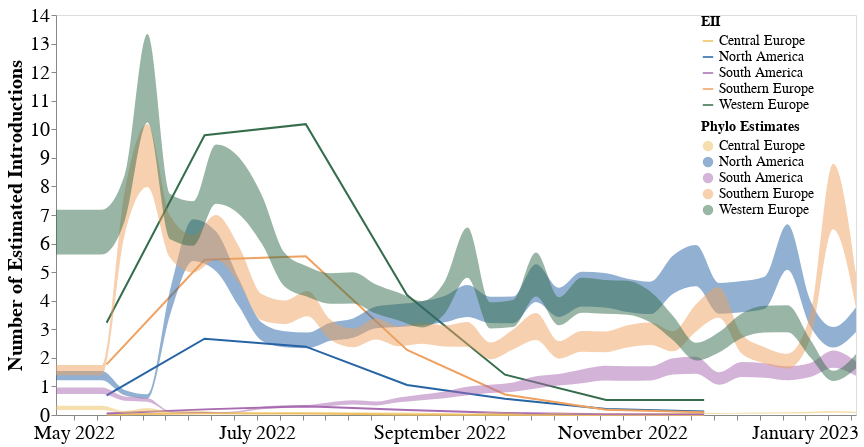

Here is the notebook cell this chart was saved with:
### Code cell
intro_plot = (eii_plot + south_mrb_plot).resolve_scale(y = "shared", x = "shared", color= "independent")
(eii_plot + south_mrb_plot).resolve_scale(y = "shared", x = "shared", color= "independent").configure_axis(
    labelFontSize=20,
    titleFontSize=20
)

### Figure 1 — Vega-Lite specification as saved in the notebook (floating-point values rounded to 4 significant figures; data arrays with more than 128 entries replaced by an {"elided": "..."} marker saying what was removed)
{"config": {"view": {"continuousWidth": 400, "continuousHeight": 300}, "axis": {"labelFontSize": 20, "titleFontSize": 20}}, "layer": [{"data": {"name": "data-ba1194f6229275cccbc653e8e380c6e3"}, "mark": "line", "encoding": {"color": {"field": "place", "legend": {"labelFontSize": 14, "offset": -155, "orient": "right", "symbolSize": 110, "titleFontSize": 14}, "scale": {"range": ["#EEC060", "#2664A5", "#A76BB1", "#EEA160", "#356D4C"]}, "title": "EII", "type": "nominal"}, "x": {"axis": {"format": "%B %Y", "grid": false, "title": null}, "field": "year-month", "type": "temporal"}, "y": {"axis": {"grid": false}, "field": "import_risk", "title": "Number of Estimated Introductions", "type": "quantitative"}}, "height": 400, "width": 800}, {"data": {"name": "data-b9eb4c92bece8c7c7045c4ff8e69f9a2"}, "mark": {"type": "area", "color": "orange", "interpolate": "monotone", "opacity": 0.5}, "encoding": {"color": {"field": "deme", "legend": {"labelFontSize": 14, "offset": -155, "orient": "right", "symbolSize": 110, "titleFontSize": 14}, "scale": {"range": ["#EEC060", "#2664A5", "#A76BB1", "#EEA160", "#356D4C"]}, "title": "Phylo Estimates", "type": "nominal"}, "x": {"axis": {"format": "%B %Y", "grid": false, "title": null}, "field": "date", "type": "temporal"}, "y": {"axis": {"grid": false, "title": "Number of Estimated Introductions"}, "field": "upper_hpd_log_50", "type": "quantitative"}, "y2": {"field": "lower_hpd_log_50"}}, "height": 400, "width": 800}], "resolve": {"scale": {"color": "independent", "x": "shared", "y": "shared"}}, "$schema": "https://vega.github.io/schema/vega-lite/v4.17.0.json", "datasets": {"data-ba1194f6229275cccbc653e8e380c6e3": [{"Unnamed: 0": 10, "index": "North America.2022-06", "place": "North America", "year-month": "2022-06-01", "import_risk": 0.6891}, {"Unnamed: 0": 11, "index": "Southern Europe.2022-06", "place": "Southern Europe", "year-month": "2022-06-01", "import_risk": 1.774}, {"Unnamed: 0": 12, "index": "Western Europe.2022-06", "place": "Western Europe", "year-month": "2022-06-01", "import_risk": 3.226}, {"Unnamed: 0": 13, "index": "Central Europe.2022-06", "place": "Central Europe", "year-month": "2022-06-01", "import_risk": 0.01773}, {"Unnamed: 0": 14, "index": "South America.2022-06", "place": "South America", "year-month": "2022-06-01", "import_risk": 0.05176}, {"Unnamed: 0": 15, "index": "North America.2022-07", "place": "North America", "year-month": "2022-07-01", "import_risk": 2.67}, {"Unnamed: 0": 16, "index": "Southern Europe.2022-07", "place": "Southern Europe", "year-month": "2022-07-01", "import_risk": 5.432}, {"Unnamed: 0": 17, "index": "Western Europe.2022-07", "place": "Western Europe", "year-month": "2022-07-01", "import_risk": 9.791}, {"Unnamed: 0": 18, "index": "Central Europe.2022-07", "place": "Central Europe", "year-month": "2022-07-01", "import_risk": 0.06005}, {"Unnamed: 0": 19, "index": "South America.2022-07", "place": "South America", "year-month": "2022-07-01", "import_risk": 0.1969}, {"Unnamed: 0": 20, "index": "North America.2022-08", "place": "North America", "year-month": "2022-08-01", "import_risk": 2.392}, {"Unnamed: 0": 21, "index": "Southern Europe.2022-08", "place": "Southern Europe", "year-month": "2022-08-01", "import_risk": 5.558}, {"Unnamed: 0": 22, "index": "Western Europe.2022-08", "place": "Western Europe", "year-month": "2022-08-01", "import_risk": 10.18}, {"Unnamed: 0": 23, "index": "Central Europe.2022-08", "place": "Central Europe", "year-month": "2022-08-01", "import_risk": 0.05487}, {"Unnamed: 0": 24, "index": "South America.2022-08", "place": "South America", "year-month": "2022-08-01", "import_risk": 0.3035}, {"Unnamed: 0": 25, "index": "North America.2022-09", "place": "North America", "year-month": "2022-09-01", "import_risk": 1.05}, {"Unnamed: 0": 26, "index": "Southern Europe.2022-09", "place": "Southern Europe", "year-month": "2022-09-01", "import_risk": 2.276}, {"Unnamed: 0": 27, "index": "Western Europe.2022-09", "place": "Western Europe", "year-month": "2022-09-01", "import_risk": 4.2}, {"Unnamed: 0": 28, "index": "Central Europe.2022-09", "place": "Central Europe", "year-month": "2022-09-01", "import_risk": 0.01873}, {"Unnamed: 0": 29, "index": "South America.2022-09", "place": "South America", "year-month": "2022-09-01", "import_risk": 0.1761}, {"Unnamed: 0": 30, "index": "North America.2022-10", "place": "North America", "year-month": "2022-10-01", "import_risk": 0.5693}, {"Unnamed: 0": 31, "index": "Southern Europe.2022-10", "place": "Southern Europe", "year-month": "2022-10-01", "import_risk": 0.7186}, {"Unnamed: 0": 32, "index": "Western Europe.2022-10", "place": "Western Europe", "year-month": "2022-10-01", "import_risk": 1.411}, {"Unnamed: 0": 33, "index": "Central Europe.2022-10", "place": "Central Europe", "year-month": "2022-10-01", "import_risk": 0.00483}, {"Unnamed: 0": 34, "index": "South America.2022-10", "place": "South America", "year-month": "2022-10-01", "import_risk": 0.07164}, {"Unnamed: 0": 35, "index": "North America.2022-11", "place": "North America", "year-month": "2022-11-01", "import_risk": 0.2074}, {"Unnamed: 0": 36, "index": "Southern Europe.2022-11", "place": "Southern Europe", "year-month": "2022-11-01", "import_risk": 0.1813}, {"Unnamed: 0": 37, "index": "Western Europe.2022-11", "place": "Western Europe", "year-month": "2022-11-01", "import_risk": 0.5279}, {"Unnamed: 0": 38, "index": "Central Europe.2022-11", "place": "Central Europe", "year-month": "2022-11-01", "import_risk": 0.001494}, {"Unnamed: 0": 39, "index": "South America.2022-11", "place": "South America", "year-month": "2022-11-01", "import_risk": 0.02972}, {"Unnamed: 0": 40, "index": "North America.2022-12", "place": "North America", "year-month": "2022-12-01", "import_risk": 0.1221}, {"Unnamed: 0": 41, "index": "Southern Europe.2022-12", "place": "Southern Europe", "year-month": "2022-12-01", "import_risk": 0.09391}, {"Unnamed: 0": 42, "index": "Western Europe.2022-12", "place": "Western Europe", "year-month": "2022-12-01", "import_risk": 0.5237}, {"Unnamed: 0": 43, "index": "Central Europe.2022-12", "place": "Central Europe", "year-month": "2022-12-01", "import_risk": 0.001212}, {"Unnamed: 0": 44, "index": "South America.2022-12", "place": "South America", "year-month": "2022-12-01", "import_risk": 0.02633}], "data-b9eb4c92bece8c7c7045c4ff8e69f9a2": {"elided": "180 records"}}}
